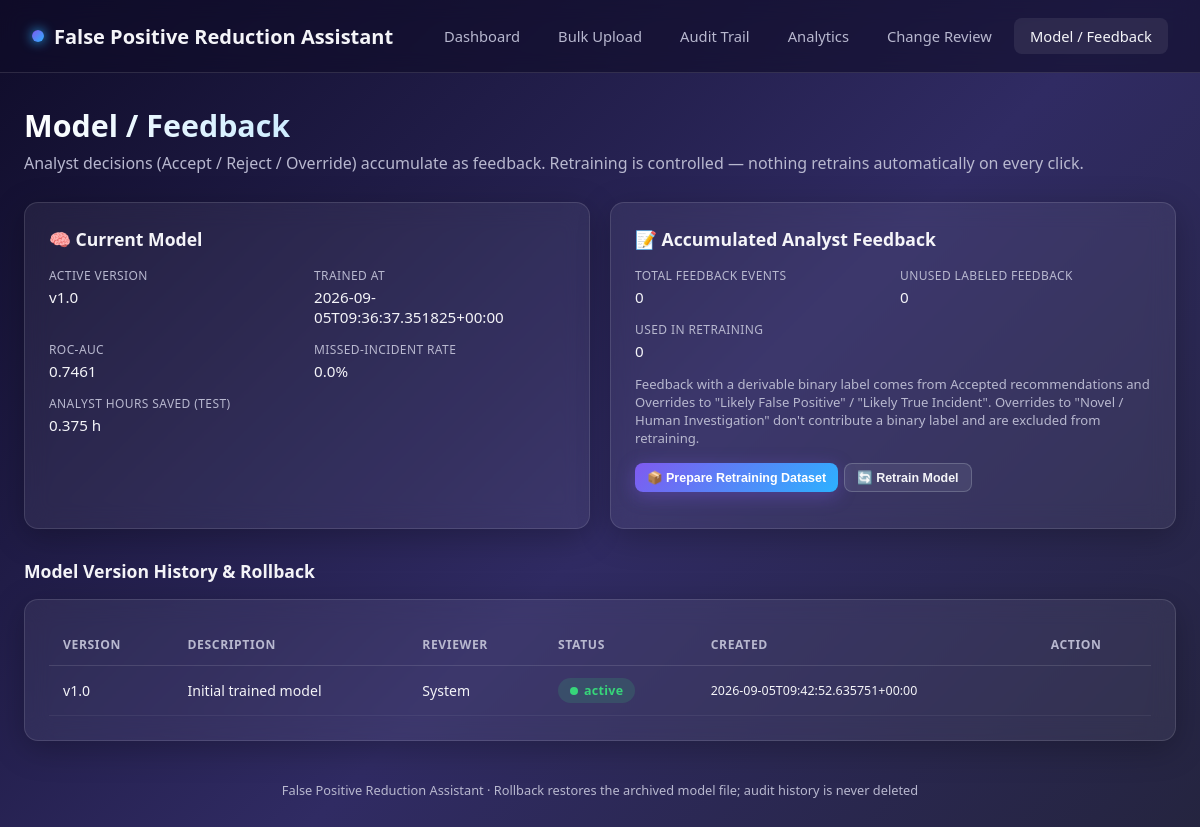
The page /model on the database its author committed.
### tables this page shows
CREATE TABLE model_versions (
            id INTEGER PRIMARY KEY AUTOINCREMENT,
            version_type TEXT,          -- 'model' or 'rule'
            version TEXT,
            description TEXT,
            reason TEXT,
            reviewer TEXT,
            status TEXT DEFAULT 'active',   -- active | inactive | rolled_back
            config_snapshot TEXT,
            metrics_snapshot TEXT,
            created_at TEXT
        );

### routes/model_routes.py (the view)
    @app.route("/model")
    def model_page():
        cfg = get_config()
        metrics = _load_metrics()
        feedback_stats = db.get_feedback_stats()
        model_versions = db.get_versions("model")
        return render_template("model.html", active="model", config=cfg, metrics=metrics,
                                feedback_stats=feedback_stats, model_versions=model_versions)

### app.py (called while the page is built)
def get_config():
    return load_config()

### model/config.py (called while the page is built)
def load_config() -> dict:
    if not os.path.exists(CONFIG_PATH):
        save_config(DEFAULT_CONFIG)
        return copy.deepcopy(DEFAULT_CONFIG)
    with open(CONFIG_PATH) as f:
        cfg = json.load(f)
    merged = {**DEFAULT_CONFIG, **cfg}
    return merged

### routes/model_routes.py (called while the page is built)
def _load_metrics():
    if not os.path.exists(METRICS_PATH):
        return None
    with open(METRICS_PATH) as f:
        return json.load(f)

### utils/db.py (called while the page is built)
def get_connection():
    conn = sqlite3.connect(DB_PATH)
    conn.row_factory = sqlite3.Row
    conn.execute("PRAGMA foreign_keys = ON")
    return conn

def get_versions(version_type: str = None):
    conn = get_connection()
    cur = conn.cursor()
    if version_type:
        cur.execute("SELECT * FROM model_versions WHERE version_type = ? ORDER BY id DESC", (version_type,))
    else:
        cur.execute("SELECT * FROM model_versions ORDER BY id DESC")
    rows = [dict(r) for r in cur.fetchall()]
    conn.close()
    return rows

def get_feedback_stats():
    conn = get_connection()
    cur = conn.cursor()
    cur.execute("SELECT COUNT(*) c FROM feedback")
    total = cur.fetchone()["c"]
    cur.execute("SELECT COUNT(*) c FROM feedback WHERE used_in_retrain = 0 AND derived_label IS NOT NULL")
    unused = cur.fetchone()["c"]
    cur.execute("SELECT COUNT(*) c FROM feedback WHERE used_in_retrain = 1")
    used = cur.fetchone()["c"]
    conn.close()
    return {"total_feedback": total, "unused_labeled_feedback": unused, "used_in_retrain": used}

### templates/model.html (shortened to what this page needs)
<!DOCTYPE html>
<html lang="en">
<head>
  <link rel="stylesheet" href="{{ url_for('static', filename='css/style.css') }}" />
</head>
<body>
  {% include "_nav.html" %}
  <div class="container">
    <div class="page-header">
      <h1>Model / Feedback</h1>
      <p>Analyst decisions (Accept / Reject / Override) accumulate as feedback. Retraining is controlled — nothing retrains automatically on every click.</p>
    </div>
    <div class="grid grid-2">
      <div class="card">
        <div class="section-title">🧠 Current Model</div>
        <div class="info-grid">
          <div class="info-item"><div class="label">Active Version</div><div class="value">v{{ config.model_version }}</div></div>
          {% if metrics %}
          <div class="info-item"><div class="label">Trained At</div><div class="value">{{ metrics.trained_at }}</div></div>
          <div class="info-item"><div class="label">ROC-AUC</div><div class="value">{{ metrics.classification.roc_auc_true_incident }}</div></div>
          <div class="info-item"><div class="label">Missed-Incident Rate</div><div class="value">{{ metrics.safety_metrics.missed_incident_rate_pct }}%</div></div>
          <div class="info-item"><div class="label">Analyst Hours Saved (test)</div><div class="value">{{ metrics.baseline_vs_assistant.analyst_hours_saved }} h</div></div>
          {% endif %}
        </div>
      </div>
      <div class="card">
        <div class="section-title">📝 Accumulated Analyst Feedback</div>
        <div class="info-grid">
          <div class="info-item"><div class="label">Total Feedback Events</div><div class="value">{{ feedback_stats.total_feedback }}</div></div>
          <div class="info-item"><div class="label">Unused Labeled Feedback</div><div class="value">{{ feedback_stats.unused_labeled_feedback }}</div></div>
          <div class="info-item"><div class="label">Used in Retraining</div><div class="value">{{ feedback_stats.used_in_retrain }}</div></div>
        </div>
        <p style="color:var(--text-secondary);font-size:0.82rem;margin-top:10px;">
          Feedback with a derivable binary label comes from Accepted recommendations and Overrides to
          "Likely False Positive" / "Likely True Incident". Overrides to "Novel / Human Investigation" don't
          contribute a binary label and are excluded from retraining.
        </p>
        <div class="action-group" style="margin-top:16px;">
          <button class="btn btn-primary btn-sm" onclick="prepareRetrain()">📦 Prepare Retraining Dataset</button>
          <button class="btn btn-override btn-sm" onclick="retrainModel()">🔄 Retrain Model</button>
        </div>
      </div>
    </div>
    <div class="section-title" style="margin-top:30px;">Model Version History &amp; Rollback</div>
    <div class="card">
      {% if model_versions %}
      <table>
        <thead><tr><th>Version</th><th>Description</th><th>Reviewer</th><th>Status</th><th>Created</th><th>Action</th></tr></thead>
        <tbody>
          {% for v in model_versions %}
          <tr>
            <td>v{{ v.version }}</td>
            <td>{{ v.description }}</td>
            <td>{{ v.reviewer }}</td>
            <td>
              {% if v.status == 'active' %}<span class="badge green"><span class="badge-dot"></span>active</span>
              {% elif v.status == 'rolled_back' %}<span class="badge gray"><span class="badge-dot"></span>rolled back</span>
              {% else %}<span class="badge gray"><span class="badge-dot"></span>inactive</span>{% endif %}
            </td>
            <td style="font-size:0.78rem;">{{ v.created_at }}</td>
            <td>
            </td>
          </tr>
          {% endfor %}
        </tbody>
      </table>
      {% else %}
      <p class="empty-state">No version history yet.</p>
      {% endif %}
    </div>
    <div class="footer-note">False Positive Reduction Assistant · Rollback restores the archived model file; audit history is never deleted</div>
  </div>
</body>
</html>

### static/css/style.css (style rules this page uses)
:root { --bg-start: #0f0c29; --bg-mid: #302b63; --bg-end: #24243e; --accent-purple: #7f5af0; --accent-blue: #2cb1ff; --card-bg: rgba(255, 255, 255, 0.06); --card-border: rgba(255, 255, 255, 0.12); --text-primary: #f4f4f8; --text-secondary: #b8b8cf; --green: #37d67a; --red: #ff5c72; --gray: #9aa0b4; --radius: 14px; }
* { box-sizing: border-box; }
body { margin: 0; font-family: "Segoe UI", -apple-system, BlinkMacSystemFont, Roboto, sans-serif; background: linear-gradient(135deg, var(--bg-start) 0%, var(--bg-mid) 55%, var(--bg-end) 100%); background-attachment: fixed; color: var(--text-primary); min-height: 100vh; }
.container { max-width: 1200px; margin: 0 auto; padding: 32px 24px 64px; }
.page-header { margin-bottom: 28px; }
.page-header h1 { font-size: 1.9rem; margin: 0 0 6px; background: linear-gradient(90deg, #fff, var(--accent-blue)); -webkit-background-clip: text; background-clip: text; -webkit-text-fill-color: transparent; }
.page-header p { color: var(--text-secondary); margin: 0; }
.card { background: var(--card-bg); border: 1px solid var(--card-border); border-radius: var(--radius); padding: 24px; backdrop-filter: blur(12px); box-shadow: 0 8px 32px rgba(0, 0, 0, 0.25); }
.grid { display: grid; gap: 20px; }
.grid-2 { grid-template-columns: repeat(auto-fit, minmax(320px, 1fr)); }
.btn { display: inline-flex; align-items: center; justify-content: center; gap: 8px; padding: 11px 22px; border-radius: 10px; border: none; font-weight: 600; font-size: 0.92rem; cursor: pointer; transition: transform 0.15s ease, box-shadow 0.15s ease, opacity 0.15s ease; }
.btn-primary { background: linear-gradient(135deg, var(--accent-purple), var(--accent-blue)); color: #fff; box-shadow: 0 4px 18px rgba(127, 90, 240, 0.35); }
.btn-override { background: rgba(154, 160, 180, 0.15); color: var(--text-primary); border: 1px solid rgba(154, 160, 180, 0.4); }
.btn-sm { padding: 6px 12px; font-size: 0.78rem; border-radius: 8px; }
.badge { display: inline-flex; align-items: center; gap: 6px; padding: 4px 12px; border-radius: 20px; font-size: 0.78rem; font-weight: 700; letter-spacing: 0.3px; }
.badge-dot { width: 8px; height: 8px; border-radius: 50%; }
.badge.green { background: rgba(55, 214, 122, 0.15); color: var(--green); }
.badge.green .badge-dot { background: var(--green); }
table { width: 100%; border-collapse: collapse; font-size: 0.88rem; }
thead th { text-align: left; padding: 12px 14px; color: var(--text-secondary); font-size: 0.76rem; text-transform: uppercase; letter-spacing: 0.6px; border-bottom: 1px solid var(--card-border); }
tbody td { padding: 12px 14px; border-bottom: 1px solid rgba(255, 255, 255, 0.06); vertical-align: middle; }
.section-title { font-size: 1.1rem; font-weight: 700; margin: 0 0 16px; display: flex; align-items: center; gap: 10px; }
.action-group { display: flex; gap: 6px; flex-wrap: wrap; }
.footer-note { text-align: center; color: var(--text-secondary); font-size: 0.8rem; margin-top: 40px; }
.info-grid { display: grid; grid-template-columns: repeat(auto-fit, minmax(180px, 1fr)); gap: 14px; margin: 14px 0; }
.info-grid .info-item .label { font-size: 0.75rem; color: var(--text-secondary); text-transform: uppercase; letter-spacing: 0.4px; }
.info-grid .info-item .value { font-size: 0.95rem; margin-top: 3px; }

### rows shown on the page
model_versions: version "1.0", description "Initial trained model", reviewer "System", status "active" (drawn), created_at "2026-09-05T09:42:52.635751+00:00"

### other values the page prints
{{ config.model_version }} "1.0"
{{ metrics.trained_at }} "2026-09-05T09:36:37.351825+00:00"
{{ metrics.classification.roc_auc_true_incident }} "0.7461"
{{ metrics.safety_metrics.missed_incident_rate_pct }} "0.0"
{{ metrics.baseline_vs_assistant.analyst_hours_saved }} "0.375"
{{ feedback_stats.total_feedback }} "0"
{{ feedback_stats.unused_labeled_feedback }} "0"
{{ feedback_stats.used_in_retrain }} "0"
